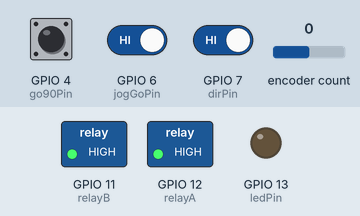
A sketch run on a simulated ESP32-S3. Shown: switched loads named in the sketch (green lamp = pin HIGH), output pins drawn as LEDs (lit = HIGH). The inputs (shaded band) are chosen by the test bench; at power-on: GPIO 4 (go90Pin) HIGH, GPIO 6 (jogGoPin) HIGH, GPIO 7 (dirPin) HIGH, encoder count 0. What the sketch prints to the serial monitor is not drawn.

Above: at 1.2 s.
1.3 s: GPIO 4 (go90Pin) pulled LOW for 0.15 s
At 2.1 s:
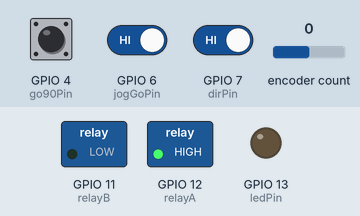
2.9 s: GPIO 6 (jogGoPin) driven LOW and GPIO 7 (dirPin) driven LOW
At 3.4 s:
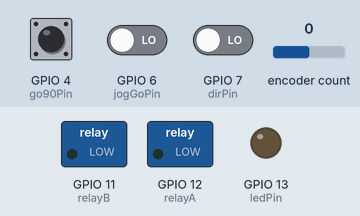
Timing chart, 0 to 5.9 s (numbered marks = the images above; inputs shaded):
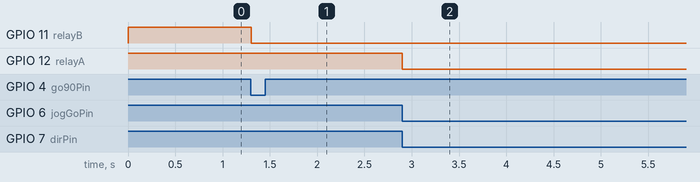

Measured:
- after the input at 1.3 s, GPIO 11 (relayB): HIGH → LOW at once
- after the input at 2.9 s, GPIO 12 (relayA): HIGH → LOW at once

The sketch:

rotation_stage.ino
```cpp
#include <LiquidCrystal.h>

/* Run the SHIELDS rotation stage with Arduino EVERY
*/
#define ENCODER_OPTIMIZE_INTERRUPTS
#include <Encoder.h>

const int ledPin = 13;    // pin 29 on the B3 LO controller and the V1.5 B1B2 controller
const int relayA = 12;    // relay on + side of motor
const int relayB = 11;    // relay on - side of motor

const int encA = 2;       // encoder A input
const int encB = 3;       // encoder B input

const int dirPin = 7;       // direction pin
const int jogGoPin = 6;     // pull low to manually move forward
const int go90Pin = 4;     // go 90 degrees forward

long encPos = 0 ;
long desired = 0 ;
//long degree90 = 250000 ;    // number of steps in 90 degrees of rotation
long degree90 = 9000;
byte mode = 0 ;
bool DEBUG = 1;

// Mode
// 0 = stopped and we don't know where
// 1 = moving forward 90 degrees
// 2 = stopped at 90 degrees fwd
// 3 = moving backward 90 degrees
// 4 = stopped at 90 degrees back
// 5 = moving forward manually
// 6 = moving backward manually

Encoder preSelect(encA, encB) ;

// Runs Once at Start
void setup() {
  // initialize the digital pin as an output.
  pinMode(ledPin, OUTPUT);
  pinMode(relayA, OUTPUT) ;
  digitalWrite(relayA, HIGH) ;
  pinMode(relayB, OUTPUT) ;
  digitalWrite(relayB, HIGH) ;

  pinMode(encA, INPUT) ;
  pinMode(encB, INPUT) ;

  pinMode(dirPin, INPUT_PULLUP);
  pinMode(jogGoPin, INPUT_PULLUP) ;
  pinMode(go90Pin, INPUT_PULLUP) ;

  preSelect.write(0);
  Serial.begin(9600);
}


// Runs Continuously
void loop() {
  // Encoder
  long curPos ;
  static int counter;
  curPos = preSelect.read() ;
//  Serial.println(curPos);
  // read the encoder
  #ifdef DEBUG
  if (curPos != encPos) {
    if (++counter % 1000 == 0) {
      Serial.println(curPos) ;
      counter = 0 ;
    }
  }
  #endif
  encPos = curPos ;

  // Check Jog Forwards (+) //
  if (!digitalRead(jogGoPin) && !digitalRead(dirPin)) {
    mode = 5 ;
    desired = encPos + 1 ;
  }
  // Check Jog Backwards (-) //
  else if (!digitalRead(jogGoPin) && digitalRead(dirPin)) {
    mode = 6 ;
    desired = encPos - 1 ;
  }
  // Check go 90 Forwards (+) //
  // only valid if we are 90 degrees back or mode 0
  else if ((!digitalRead(go90Pin) && !digitalRead(dirPin)) && ((mode == 0) || (mode == 4))) {
    mode = 1 ;
    desired = encPos + degree90 ;
    Serial.println("+++90+++");
  }
  // Check go 90 Backwards (-) //
  //  only valid if we are 90 degrees forward or mode 0
  else if ((!digitalRead(go90Pin) && digitalRead(dirPin)) && ((mode == 0) || (mode == 2))) {
    mode = 3 ;
    desired = encPos - degree90 ;
    Serial.println("---90---");
  }


  // Execute Movement //
  if ((mode == 1) || (mode == 5)) {   // are we moving forward?
    if (encPos < desired) {           // have we gone far enough?
      digitalWrite(relayA, LOW) ;     // no, keep going
//      Serial.println(encPos);
      Serial.println(encPos);
    }
    else {
      digitalWrite(relayA, HIGH) ;    // yes - stop
      switch(mode) {
        case 1:
          mode = 2 ;    // done going 90 forward
          break ;
        case 5:
          mode = 0 ;    // done moving manually forwqard
          break ;
      }
    }
  }
  else if ((mode == 3) || (mode == 6)) {  // are we moving backward?
    if (encPos > desired) {               // have we gone far enough?
      digitalWrite(relayB, LOW) ;         // no - keep going
//      Serial.println(encPos);
      Serial.println(curPos);
    }
    else {
      digitalWrite(relayB, HIGH) ;        // yes - stop
      switch(mode) {
        case 3:
          mode = 4 ;                      // done going 90 back
          break ;
        case 6:
          mode = 0 ;                      // done with manual back
          break ;
      }
    }
  }
  // else do nothing - BAD PROGRAMMING ALERT: probably a LOT of unhandled cases here
}
```
